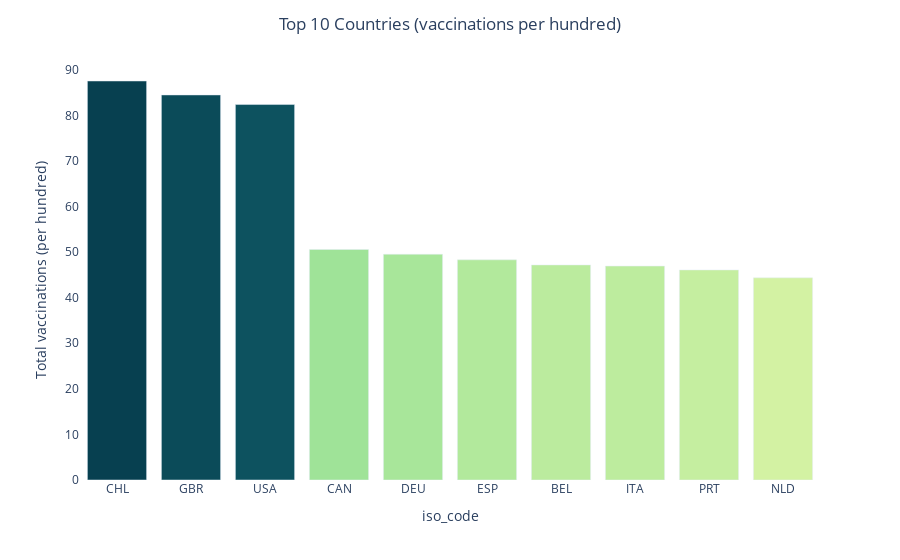

The code cell stored with this chart in its notebook:
### Code cell
country_total_count = px.bar(top_10_countries, 
                             x=top_10_countries.index, 
                             y='total_vaccinations_per_hundred',
                             color='total_vaccinations_per_hundred', 
                             color_continuous_scale=px.colors.sequential.Emrld,
                             labels={
                                 'total_vaccinations_per_hundred': 'Total vaccinations (per hundred)',
                                 'location': ''
                             },)
country_total_count.update_layout({'plot_bgcolor': 'rgba(0, 0, 0, 0)','paper_bgcolor': 'rgba(0, 0, 0, 0)',})
country_total_count.update_coloraxes(showscale=False)
country_total_count.update_layout(title_text='Top 10 Countries (vaccinations per hundred)', title_x=0.5)
country_total_count.show()

### Figure 1 — Plotly figure (JSON) as saved in the notebook; plotly's stock layout.template omitted (floating-point values rounded to 4 significant figures)
{"data": [{"alignmentgroup": "True", "hovertemplate": "iso_code=%{x}<br>Total vaccinations (per hundred)=%{marker.color}<extra></extra>", "legendgroup": "", "marker": {"color": [87.55, 84.49, 82.39, 50.58, 49.53, 48.31, 47.19, 46.94, 46.09, 44.36], "coloraxis": "coloraxis"}, "name": "", "offsetgroup": "", "orientation": "v", "showlegend": false, "textposition": "auto", "type": "bar", "x": ["CHL", "GBR", "USA", "CAN", "DEU", "ESP", "BEL", "ITA", "PRT", "NLD"], "xaxis": "x", "y": [87.55, 84.49, 82.39, 50.58, 49.53, 48.31, 47.19, 46.94, 46.09, 44.36], "yaxis": "y"}], "layout": {"barmode": "relative", "coloraxis": {"colorbar": {"title": {"text": "Total vaccinations (per hundred)"}}, "colorscale": [[0, "rgb(211, 242, 163)"], [0.1667, "rgb(151, 225, 150)"], [0.3333, "rgb(108, 192, 139)"], [0.5, "rgb(76, 155, 130)"], [0.6667, "rgb(33, 122, 121)"], [0.8333, "rgb(16, 89, 101)"], [1, "rgb(7, 64, 80)"]], "showscale": false}, "legend": {"tracegroupgap": 0}, "margin": {"t": 60}, "paper_bgcolor": "rgba(0, 0, 0, 0)", "plot_bgcolor": "rgba(0, 0, 0, 0)", "title": {"text": "Top 10 Countries (vaccinations per hundred)", "x": 0.5}, "xaxis": {"anchor": "y", "domain": [0, 1], "title": {"text": "iso_code"}}, "yaxis": {"anchor": "x", "domain": [0, 1], "title": {"text": "Total vaccinations (per hundred)"}}}}
